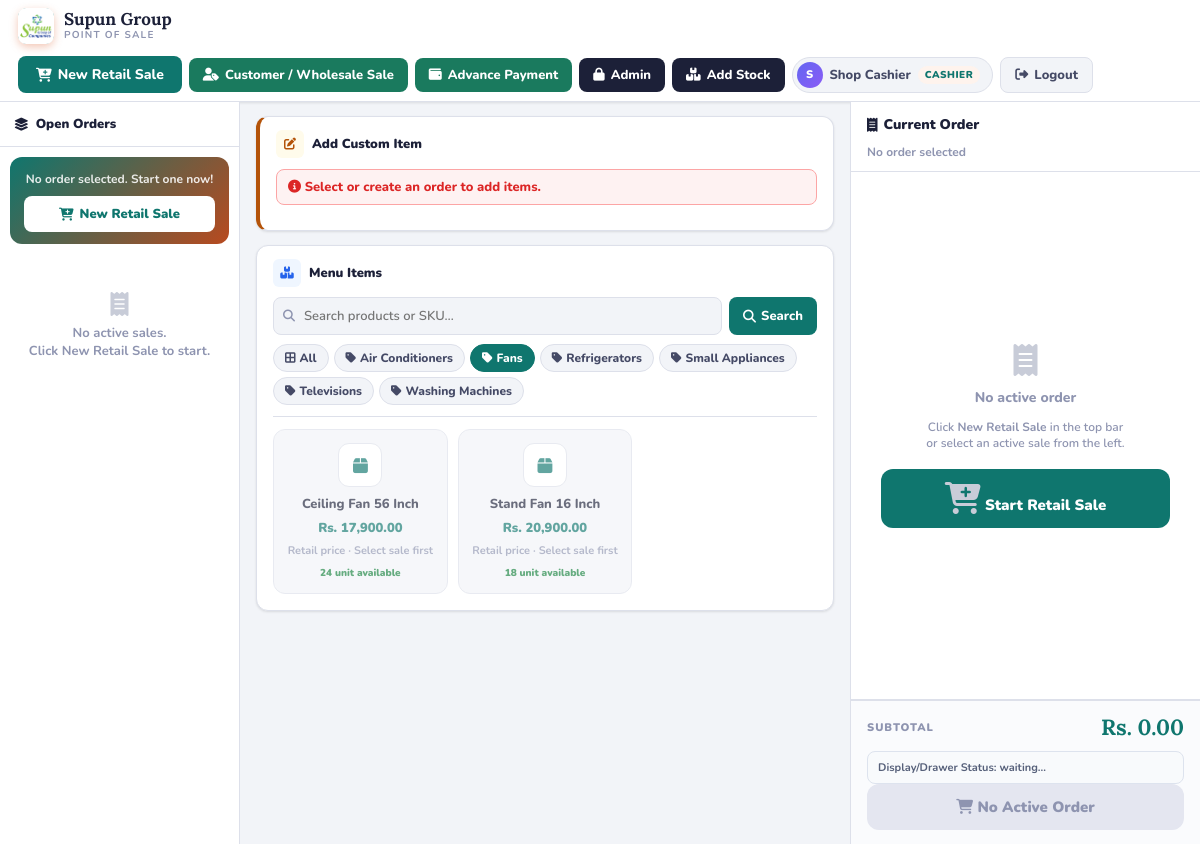
The app's page /pos.php?order_id=0&category=3 (signed in) with its own data.
### tables this page shows
CREATE TABLE categories (
  category_id INT UNSIGNED AUTO_INCREMENT PRIMARY KEY,
  category_name VARCHAR(100) NOT NULL UNIQUE,
  status TINYINT(1) NOT NULL DEFAULT 1,
  created_at TIMESTAMP NOT NULL DEFAULT CURRENT_TIMESTAMP
);

CREATE TABLE products (
  product_id INT UNSIGNED AUTO_INCREMENT PRIMARY KEY,
  category_id INT UNSIGNED NOT NULL,
  sku VARCHAR(60) NULL UNIQUE,
  barcode VARCHAR(80) NULL UNIQUE,
  serial_no VARCHAR(100) NULL,
  product_name VARCHAR(180) NOT NULL,
  brand VARCHAR(100) NULL,
  unit VARCHAR(30) NOT NULL DEFAULT 'pcs',
  cost_price DECIMAL(12,2) NOT NULL DEFAULT 0.00,
  price DECIMAL(12,2) NOT NULL,
  wholesale_price DECIMAL(12,2) NOT NULL DEFAULT 0.00,
  wholesale_min_qty INT UNSIGNED NOT NULL DEFAULT 10,
  stock_qty DECIMAL(12,3) NOT NULL DEFAULT 0.000,
  reorder_level DECIMAL(12,3) NOT NULL DEFAULT 5.000,
  status TINYINT(1) NOT NULL DEFAULT 1,
  created_at TIMESTAMP NOT NULL DEFAULT CURRENT_TIMESTAMP,
  updated_at TIMESTAMP NOT NULL DEFAULT CURRENT_TIMESTAMP ON UPDATE CURRENT_TIMESTAMP,
  CONSTRAINT fk_products_category FOREIGN KEY (category_id) REFERENCES categories(category_id)
);

### pos.php (the view, shortened to what the rows shown need)
<?php
include 'db.php';
$current_order_id = isset($_GET["order_id"]) ? (int)$_GET["order_id"] : 0;
$filter_category = isset($_GET["category"]) ? (int)$_GET["category"] : 0;
$search          = isset($_GET["search"])   ? trim($_GET["search"])   : "";
$categories  = $conn->query("SELECT * FROM categories WHERE status=1 ORDER BY category_name ASC");
$product_sql = "SELECT * FROM products WHERE status=1";
if ($filter_category > 0)  $product_sql .= " AND category_id=$filter_category";
$product_sql .= " ORDER BY product_name ASC";
$products = $conn->query($product_sql);
$current_order = null;
?>
<!DOCTYPE html>
<html lang="en">
<head>
<link rel="stylesheet" href="https://cdnjs.cloudflare.com/ajax/libs/font-awesome/6.5.0/css/all.min.css">
</head>
<body>
<div class="topbar">
    <div class="brand">
        <div class="brand-text">
            <h1>Supun Group</h1>
        </div>
    </div>
</div>
<div class="pos-body">
    <div class="left-panel">
        <div class="card menu-card">
            <div class="filter-area">
                <div class="cat-pills">
                    <a href="pos.php<?php echo $current_order_id > 0 ? '?order_id='.$current_order_id : ''; ?>" class="cpill <?php echo ($filter_category == 0 && $search == '') ? 'active' : ''; ?>">
                        <i class="fa-solid fa-border-all"></i> All
                    </a>
                    <?php
                    if ($categories && $categories->num_rows > 0) {
                        mysqli_data_seek($categories, 0);
                        while ($cat = $categories->fetch_assoc()) {
                            $cls = ($filter_category == $cat["category_id"]) ? "active" : "";
                            $url = "pos.php?order_id=".(int)$current_order_id."&category=".(int)$cat["category_id"];
                            echo '<a href="'.$url.'" class="cpill '.$cls.'"><i class="fa-solid fa-tag"></i> '.htmlspecialchars($cat["category_name"]).'</a>';
                        }
                    }
                    ?>
                </div>
            </div>
            <div class="products-grid">
                <?php if ($products && $products->num_rows > 0): ?>
                    <?php while ($row = $products->fetch_assoc()): ?>
                        <?php
                        $is_wholesale_sale = $current_order && $current_order['order_type'] === 'wholesale';
                        $display_price = $is_wholesale_sale && (float)$row['wholesale_price'] > 0
                            ? (float)$row['wholesale_price']
                            : (float)$row['price'];
                        $price_label = $is_wholesale_sale ? 'Wholesale price' : 'Retail price';
                        ?>
                        <?php if ($current_order && $current_order["order_status"] === "open" && (float)$row['stock_qty'] >= 1): ?>
                            <div class="pcard"
                                 onclick="addItem(<?php echo (int)$current_order_id; ?>, <?php echo (int)$row['product_id']; ?>, this)"
                                 title="Click to add to order">
                                <div class="pcard-icon"><i class="fa-solid fa-box"></i></div>
                                <div class="pcard-name"><?php echo htmlspecialchars($row["product_name"]); ?></div>
                                <div class="pcard-price">Rs. <?php echo number_format($display_price, 2); ?></div>
                                <div class="pcard-sub"><?php echo $price_label; ?> · Tap to add</div>
                                <div class="pcard-stock <?php echo (float)$row['stock_qty'] <= (float)$row['reorder_level'] ? 'low' : ''; ?>"><?php echo number_format($row['stock_qty'],0); ?> <?php echo htmlspecialchars($row['unit']); ?> available</div>
                                <span class="pcard-badge">+ Add</span>
                            </div>
                        <?php else: ?>
                            <div class="pcard disabled"
                                 onclick="noOrderAlert()"
                                 title="Create an order first">
                                <div class="pcard-icon"><i class="fa-solid fa-box"></i></div>
                                <div class="pcard-name"><?php echo htmlspecialchars($row["product_name"]); ?></div>
                                <div class="pcard-price">Rs. <?php echo number_format($row["price"], 2); ?></div>
                                <div class="pcard-sub">Retail price · Select sale first</div>
                                <div class="pcard-stock <?php echo (float)$row['stock_qty'] <= (float)$row['reorder_level'] ? 'low' : ''; ?>"><?php echo number_format($row['stock_qty'],0); ?> <?php echo htmlspecialchars($row['unit']); ?> available</div>
                            </div>
                        <?php endif; ?>
                    <?php endwhile; ?>
                <?php endif; ?>
            </div>
        </div>
    </div>
    <div class="right-panel">
        <form method="POST" id="orderForm" class="rp-form">
            <div class="rp-head">
                <h2><i class="fa-solid fa-receipt"></i> Current Order</h2>
            </div>
        </form>
    </div>
</div>
</body>
</html>

### records on screen
categories: category_name "Air Conditioners"
categories: category_name "Fans"
categories: category_name "Refrigerators"
categories: category_name "Small Appliances"
categories: category_name "Televisions"
categories: category_name "Washing Machines"
products: product_name "Ceiling Fan 56 Inch", price "17,900.00", stock_qty "24", unit "unit"
products: product_name "Stand Fan 16 Inch", price "20,900.00", stock_qty "18", unit "unit"

### other values on screen
substr($_SESSION["full_name"] ?? "U", 0, 1) "S"
$_SESSION["full_name"] "Shop Cashier"
$user_role "CASHIER"
$grand_total "0.00"
